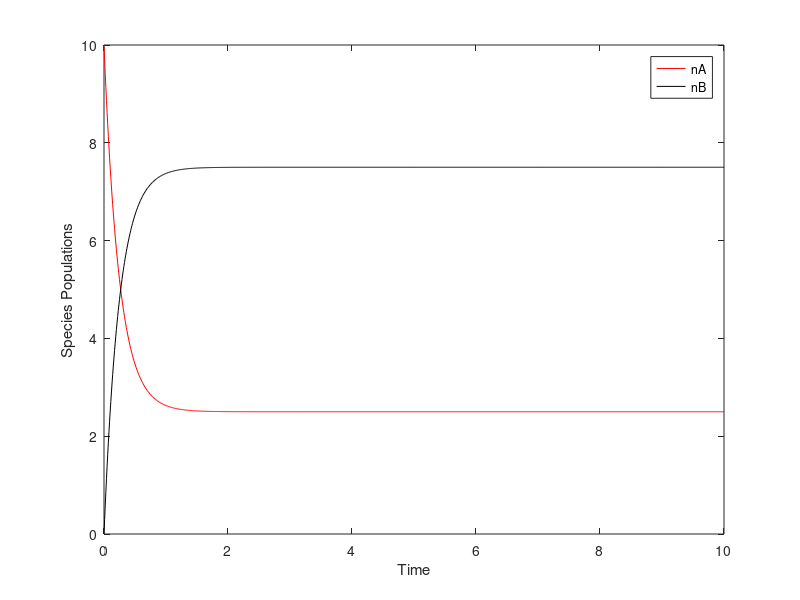

The MATLAB source for this figure:
clear all;

% This code will plot solutions to the ODEs that describe deterministic
% kinetics. Equations are based on Joseph's kinetics powerpoint. An Euler
% method is used to solve/approximate ODEs.

k_f = 3;    %reaction rate constants
k_r = 1;

nA(1) = 10; %initial conditions
nB(1) = 0;

dt = 0.01;  %time things
t(1) = 0;

for i = 1:1000
    matrix = [1-(k_f*dt) k_r*dt; k_f*dt 1-(k_r*dt)];
    population = matrix*[nA(i);nB(i)];
    nA(i+1) = population(1,1);
    nB(i+1) = population(2,1);
    t(i+1) = t(i)+dt;
end

figure();
plot(t,nA,'r');
hold on;
plot(t,nB,'black');
xlabel('Time');
ylabel('Species Populations');
legend('nA','nB');
